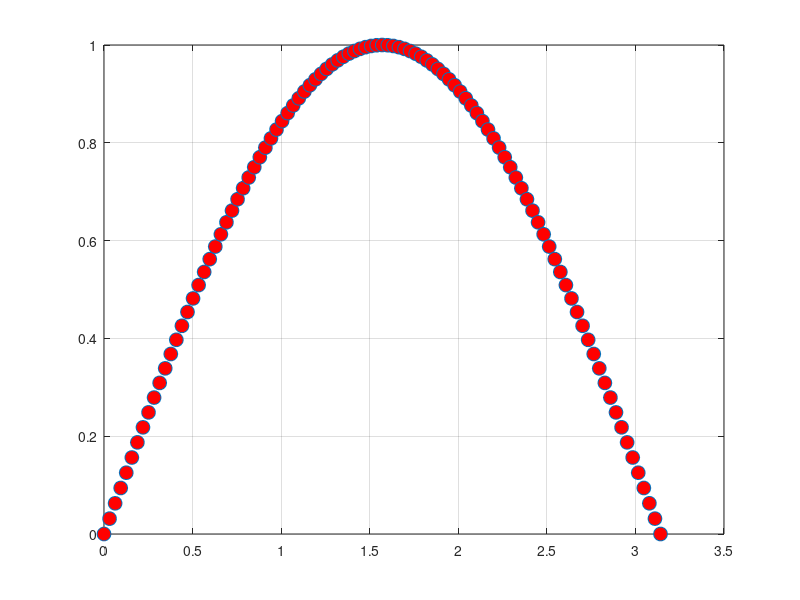

This chart was generated by the following MATLAB code: (Note: this script raises an error after producing the figure.)
%% EXC 6
figure(1)
f=@(x)sin(x);
X=linspace(0,pi,101);
h=X(2)-X(1);
Y=f(X);
plot(X,Y,'o','MarkerFaceColor','r','Markersize',10);
hold on;
grid on;
syms x;
df=diff(f(x),x);
df=matlabFunction(df,'vars',{x});
fplot(df,[0,pi]);
    [dfd]=DerivNum(X,Y,'dfp');
xgr=linspace(0,pi,100);
plot(xgr,dfd,'o','MarkerFaceColor','b','Markersize',10);
figure(2)
disp('Reprezentare eroare E=|f-Dr|');
syms xp;
Dr=0;
for i=1:length(xgr)
    Dr=Dr+(i*dfd(i)*(xp^(i-1)));
end
Dr=matlabFunction(Dr,'vars',{xp});
Dr(xp)
E1=abs(f(xp)-Dr(xp))
fplot(E1,[0,pi]);
